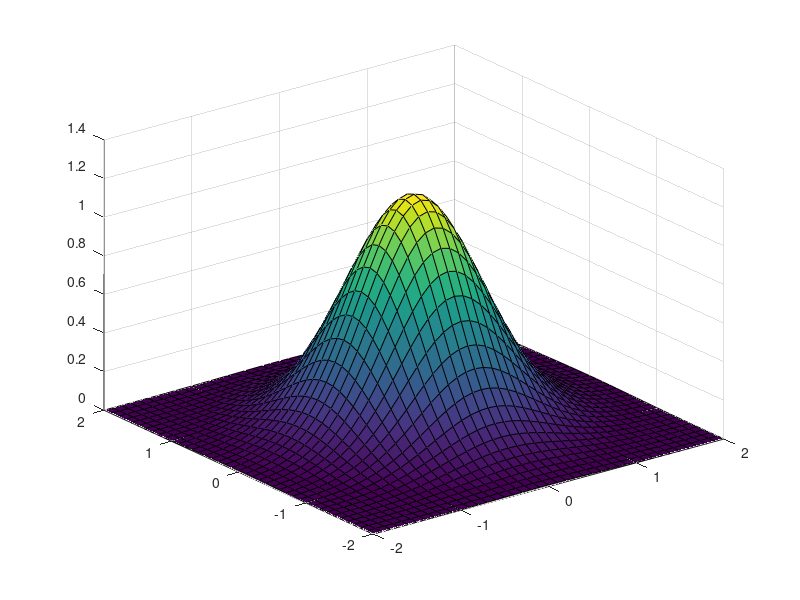

This chart was generated by the following MATLAB code:
% clear stuff
clear
clc
%%
% sample plot distribution
sigma_square = eye(2) * 0.4;
mu = [0 0];
x1 = -2:0.1:2;
x2 = x1;
[X1, X2] = meshgrid(x1, x2);
X = horzcat(X1(:), X2(:));
Y = 3 * mvnpdf([X1(:) X2(:)], mu, sigma_square); 
surf(X1, X2, reshape(Y, length(x1), length(x2)))

